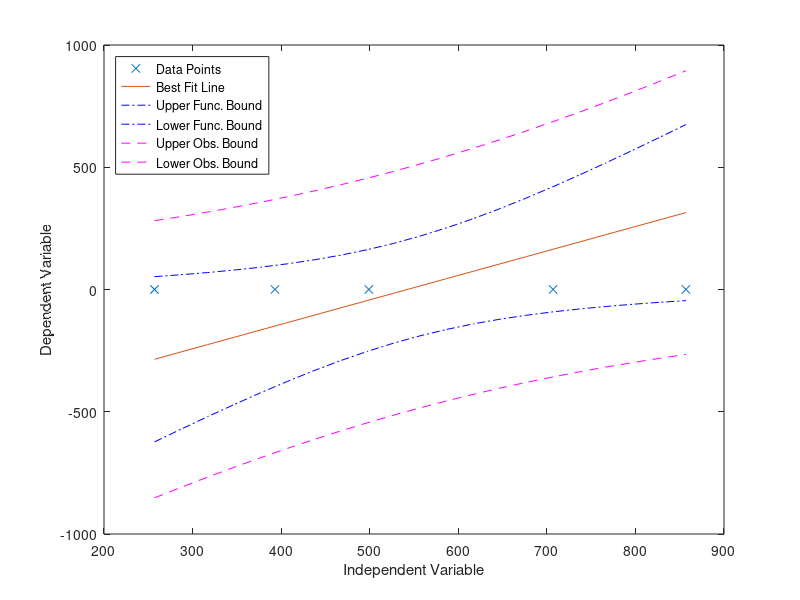

MATLAB code for this plot:
x = [857 707 499 393 257]; % Uncomment and add your own data
y = [0.3709677419 0.306779661 0.2032520325 0.125 0.0896]; % Uncomment and add your own data
confLev = 0.8;
N = length(y);
xbar = mean(x);
ybar = mean(y);
Sxx = (x-xbar)*transpose(x-xbar);
beta1 = ((x-xbar)*transpose(x-xbar))/Sxx; %line of best fit
beta0= ybar-beta1*xbar;
yfit = beta0 + beta1*x;
SSE = (y-yfit)*transpose(y-yfit);
Se = sqrt(SSE/(N-2));
Sbeta0 = (Se*sqrt(1/N+xbar^2/Sxx));
Sbeta1 = Se/sqrt(Sxx);
StdT = tinv((1-0.5*(1-confLev)),N-2);
lambdaBeta1 = StdT*Sbeta1
lambdaBeta0 = StdT*Sbeta0
range = max(x)-min(x); 
xplot = min(x):range/20:max(x); 
yplot = beta0 + beta1*xplot; 
Syhat = Se*sqrt(1/N + (xplot - xbar).*(xplot - xbar)/Sxx);
lambdayhat = StdT*Syhat;
Sy = Se*sqrt(1+1/N + (xplot - xbar).*(xplot - xbar)/Sxx);
lambday = StdT*Sy
figure(1)
clf
plot(x,y,'x')
hold on
plot(xplot,yplot)
plot(xplot,yplot+lambdayhat,'-.b',xplot,yplot-lambdayhat,'-.b')
plot(xplot,yplot+lambday,'--m',xplot,yplot-lambday,'--m')
xlabel('Independent Variable')
ylabel('Dependent Variable')
if beta1 > 0 % Fix this
    location = 'northwest';
else
    location = 'northeast';
end
legend('Data Points','Best Fit Line','Upper Func. Bound',...
    'Lower Func. Bound', 'Upper Obs. Bound', 'Lower Obs. Bound',...
    'Location', location)
hold off
